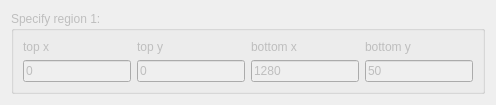
                <widget class="QWidget" name="tab_2">
                 <attribute name="title">
                  <string>Region 1</string>
                 </attribute>
                 <layout class="QVBoxLayout" name="verticalLayout_3">
                  <item>
                   <widget class="QGroupBox" name="groupBox_21">
                    <property name="enabled">
                     <bool>false</bool>
                    </property>
                    <property name="title">
                     <string>Specify region 1:</string>
                    </property>
                    <layout class="QGridLayout" name="gridLayout_26">
                     <item row="1" column="1">
                      <widget class="QLineEdit" name="le_originy_region1">
                       <property name="toolTip">
                        <string>pixel position in y from top left hand corner of frame</string>
                       </property>
                       <property name="text">
                        <string>0</string>
                       </property>
                      </widget>
                     </item>
                     <item row="1" column="0">
                      <widget class="QLineEdit" name="le_originx_region1">
                       <property name="toolTip">
                        <string>pixel position in x from top left hand corner of frame</string>
                       </property>
                       <property name="text">
                        <string>0</string>
                       </property>
                      </widget>
                     </item>
                     <item row="1" column="2">
                      <widget class="QLineEdit" name="le_topx_region1">
                       <property name="toolTip">
                        <string>pixel position in x from top left hand corner of frame</string>
                       </property>
                       <property name="text">
                        <string>1280</string>
                       </property>
                      </widget>
                     </item>
                     <item row="1" column="3">
                      <widget class="QLineEdit" name="le_topy_region1">
                       <property name="toolTip">
                        <string>pixel position in x from top left hand corner of frame</string>
                       </property>
                       <property name="text">
                        <string>50</string>
                       </property>
                      </widget>
                     </item>
                     <item row="0" column="1">
                      <widget class="QLabel" name="label_18">
                       <property name="toolTip">
                        <string>pixel height of region</string>
                       </property>
                       <property name="text">
                        <string>top y</string>
                       </property>
                      </widget>
                     </item>
                     <item row="0" column="2">
                      <widget class="QLabel" name="label_19">
                       <property name="toolTip">
                        <string>x origin of region (in pixels)</string>
                       </property>
                       <property name="text">
                        <string>bottom x</string>
                       </property>
                      </widget>
                     </item>
                     <item row="0" column="3">
                      <widget class="QLabel" name="label_21">
                       <property name="toolTip">
                        <string>y origin of region (in pixels)</string>
                       </property>
                       <property name="text">
                        <string>bottom y</string>
                       </property>
                      </widget>
                     </item>
                     <item row="0" column="0">
                      <widget class="QLabel" name="label_11">
                       <property name="toolTip">
                        <string/>
                       </property>
                       <property name="text">
                        <string>top x</string>
                       </property>
                      </widget>
                     </item>
                    </layout>
                   </widget>
                  </item>
                 </layout>
                </widget>
